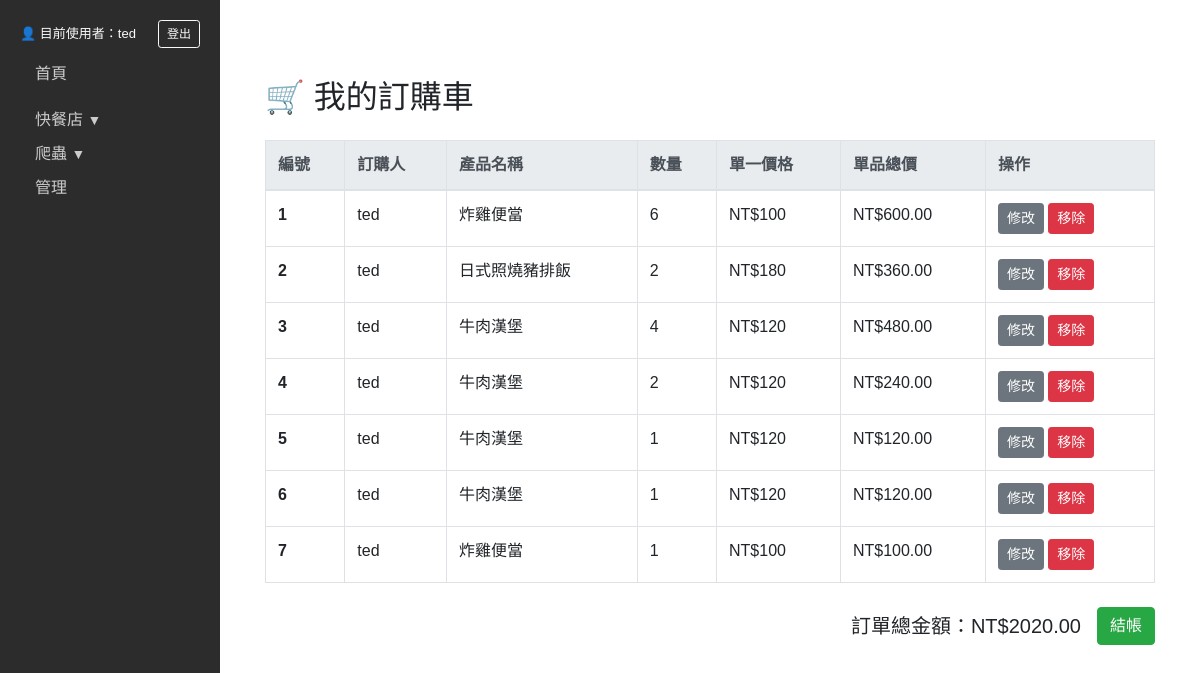
/webapp/cart (signed in), run on an earlier commit of the app's database.
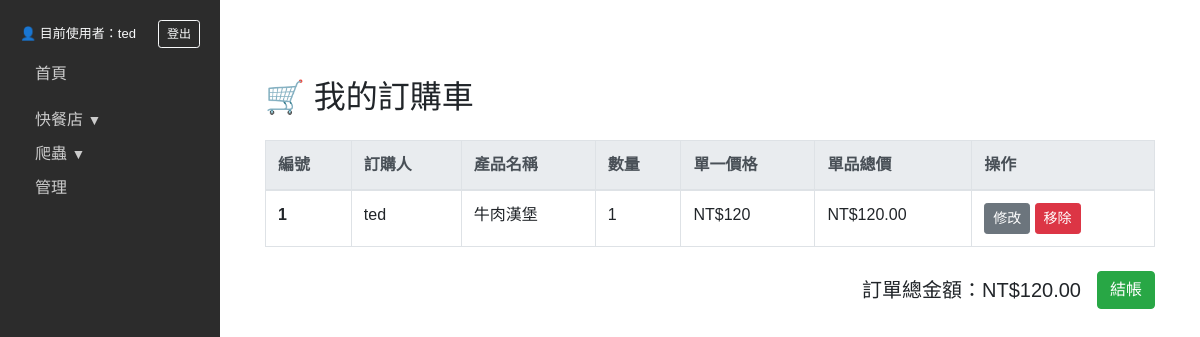
And on a later commit of the database.
### webapp/models/home.py (models this page shows, shortened)
class Navigation(models.Model):
    title = models.CharField(max_length=100, verbose_name="名稱")  # 顯示文字
    url = models.CharField(max_length=200, blank=True, verbose_name="連結")  # 對應連結
    order = models.PositiveIntegerField(default=0, verbose_name="排序")
    parent_id = models.PositiveIntegerField(default=0, verbose_name="父節點ID")

### webapp/models/shop.py (models this page shows, shortened)
class OrderProduct(models.Model):
    customer = models.ForeignKey(User, on_delete=models.CASCADE, verbose_name="訂購人")
    product_name = models.CharField(max_length=100, verbose_name="產品名稱")
    quantity = models.PositiveIntegerField(default=1, verbose_name="數量")
    price = models.IntegerField(default=0, verbose_name="單一價格(元)")
    total_price = models.DecimalField(max_digits=10, decimal_places=2, verbose_name="單品總價")
    ordered_at = models.DateTimeField(auto_now_add=True, verbose_name="訂購時間")

### webapp/views/cart.py (the view)
# urls.py: path('cart', cart.cart, name='cart'),
@login_required(login_url='/')
def cart(request):
    order_products = OrderProduct.objects.filter(customer=request.user)
    nav_items = get_navigation()
    total_amount = order_products.aggregate(Sum('total_price'))['total_price__sum'] or 0
    context = {
        'order_products': order_products,
        'nav_items': nav_items,
        'total_amount': total_amount
    }
    return render(request, 'webapp/cart.html', context)

### webapp/utils/home.py (called while the page is built)
def get_navigation():
    all_items = Navigation.objects.all().order_by("order")
    nav_dict = {}
    for item in all_items:
        nav_dict[item.id] = {"obj": item, "children": []}
    roots = []
    for item in all_items:
        if item.parent_id == 0:
            roots.append(nav_dict[item.id])
        else:
            nav_dict[item.parent_id]["children"].append(nav_dict[item.id])
    return roots

### templates/webapp/cart.html (shortened to what this page needs)
{% extends 'webapp/home.html' %}
{% block content %}
<div class="container mt-5">
  <h2 class="mb-4">🛒 我的訂購車</h2>
  {% if order_products %}
    <table class="table table-bordered table-hover">
      <thead class="thead-light">
        <tr>
          <th scope="col">編號</th>
          <th scope="col">訂購人</th>
          <th scope="col">產品名稱</th>
          <th scope="col">數量</th>
          <th scope="col">單一價格</th>
          <th scope="col">單品總價</th>
          <th scope="col">操作</th>
        </tr>
      </thead>
      <tbody>
            {% for item in order_products %}
        <tr data-item-id="{{ item.id }}">
          <th scope="row">{{ forloop.counter }}</th>
          <td>{{ item.customer }}</td>
          <td>{{ item.product_name }}</td>
          <td>
            <span class="quantity-text">{{ item.quantity }}</span>
          </td>
          <td>NT${{ item.price }}</td>
          <td class="total-price">NT${{ item.total_price }}</td>
          <td>
            <button type="button" class="btn btn-sm btn-secondary edit-btn">修改</button>
            <button type="button" class="btn btn-sm btn-danger remove-btn">移除</button>
          </td>
        </tr>
        {% endfor %}
      </tbody>
    </table>
    <div class="d-flex justify-content-end align-items-center mt-4">
      <h5 id="order-total" class="mb-0" style="margin-right: 1rem;">
        訂單總金額：NT${{ total_amount|floatformat:2 }}
      </h5>
      <a href="#" id="checkout-btn" class="btn btn-success">結帳</a>
    </div>
  {% else %}
    <div class="alert alert-info" role="alert">
      您的訂購車目前是空的。
    </div>
  {% endif %}
</div>
{% endblock %}

### templates/webapp/home.html (shortened to what this page needs)
<!DOCTYPE html>
<html lang="zh-Hant">
<head>
    {% block head_extra %}
    <link href="https://cdn.jsdelivr.net/npm/bootstrap@4.6.2/dist/css/bootstrap.min.css" rel="stylesheet">
    {% endblock %}
    <link rel="stylesheet" href="https://unpkg.com/vue-easytable/libs/theme-default/index.css">
    <link rel="stylesheet" href="https://cdn.jsdelivr.net/npm/sweetalert2@11/dist/sweetalert2.min.css">
</head>
<body>
    <div class="layout-container">
        <div class="sidebar">
            {% if request.user.is_authenticated %}
              <div class="text-light mb-3 d-flex justify-content-between align-items-center" style="font-size: 13px;">
                  <span>👤 目前使用者：{{ request.user.username }}</span>
                  <form action="{% url 'logout' %}" method="post" style="margin: 0;">
                      <button type="submit" class="btn btn-outline-light btn-sm" style="font-size: 12px;">登出</button>
                  </form>
              </div>
            {% endif %}
<ul>
            {% for node in nav_items %}
                <li>
                    {% if node.children %}
                        <span class="toggle-node" onclick="toggleChildren({{ node.obj.id }})">
                            {% if node.obj.order == 1 %}
                                <strong>{{ node.obj.title }}</strong>
                            {% else %}
                                {{ node.obj.title }}
                            {% endif %}
                        </span>
                    {% else %}
                        {% if node.obj.order == 1 %}
                            <h2><a href="{{ node.obj.url }}">{{ node.obj.title }}</a></h2>
                        {% else %}
                            <a href="{{ node.obj.url }}">{{ node.obj.title }}</a>
                        {% endif %}
                    {% endif %}
                </li>
            {% endfor %}
            </ul>
        </div>
        <div class="content">
            {% block content %}{% endblock %}
        </div>
    </div>
</body>
</html>

### templates/webapp/home.html (style rules this page uses)
body { margin: 0; font-family: Arial, sans-serif; background-color: #121212; color: white; }
.layout-container { display: flex; flex-direction: row; min-height: 100vh; align-items: stretch; }
.sidebar { width: 220px; background-color: #2c2c2c; padding: 20px; font-family: Arial, sans-serif; }
.sidebar a, .sidebar span.toggle-node { display: block; color: #ccc; text-decoration: none; margin-bottom: 10px; cursor: pointer; }
.sidebar h2 { margin-bottom: 25px; }
.sidebar ul { list-style: none; padding-left: 15px; }
.sidebar ul li a { font-size: 16px; margin-bottom: 8px; }
.content { flex-grow: 1; padding: 30px; background-color: #ffffff; color: #212529; }
.toggle-node::after { content: " ▼"; font-size: 14px; }

What changed in the data, as far as the page shows it:
removed OrderProduct: customer "ted", product_name "炸雞便當", quantity "6", price "100", total_price "600.00"
removed OrderProduct: customer "ted", product_name "日式照燒豬排飯", quantity "2", price "180", total_price "360.00"
removed OrderProduct: customer "ted", product_name "牛肉漢堡", quantity "4", price "120", total_price "480.00"
removed OrderProduct: customer "ted", product_name "牛肉漢堡", quantity "2", price "120", total_price "240.00"
removed OrderProduct: customer "ted", product_name "牛肉漢堡", quantity "1", price "120", total_price "120.00"
removed OrderProduct: customer "ted", product_name "炸雞便當", quantity "1", price "100", total_price "100.00"
Also different on the page:
{{ total_amount|floatformat:2 }}: "2020.00" → "120.00"
